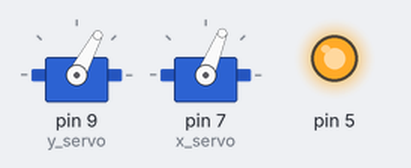
A sketch run on a simulated Arduino Uno, built with avr-gcc and run on an emulated ATmega328P. Shown: 2 × servo, output pins drawn as LEDs (lit = HIGH). Random numbers use the default seed unless the sketch sets one.

Above: at 0.3 s.
At 8.0 s:
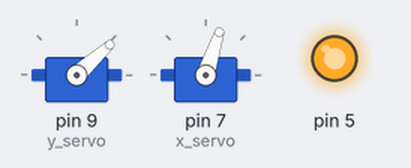
At 13.7 s:
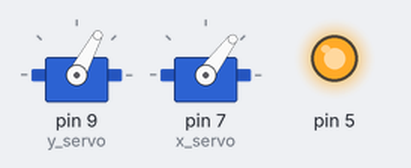
At 33.5 s:
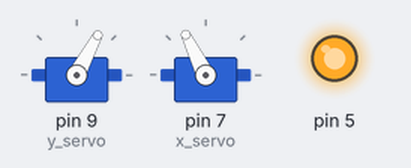
Timing chart, 0 to 38.6 s (numbered marks = the images above):
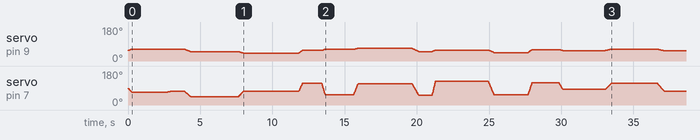

The sketch:

laser_cat.ino
```cpp
#include <Servo.h>

/* YOU CAN CUSTOM THESE VARIABLES IF YOU WANT TO ALTER THE TOWER BEHAVIOUR */

// X servo angle will stay in [min_x, max_x] range
// Y servo angle will stay in [min_y, max_y] range
// to be ajsuted to the size of your living room

float min_x = 40;
float max_x = 140;
float min_y = 40;
float max_y = 70;
int min_freeze = 800;
int max_freeze = 4000;
float minimal_movement = 5;
int testmode = 0; // uncomment for testing
/* YOU SHOULD NOT HAVE TO MODIFY THE CODE BELOW THIS LINE */

// finding center of square for starting point
int random_delay;
float x_position = min_x + (max_x - min_x)/2;
float y_position = min_y + (max_y - min_y)/2;
float x_old_position = x_position;
float y_old_position = y_position;
float x_new_position;
float y_new_position;
float x_speed;
float y_speed;
int movement_time;

// Instantiating two servos
Servo x_servo;
Servo y_servo;
int pos = 0;

void setup() {
  Serial.begin(9600);
  y_servo.attach(9);  // attaches the y servo on pin 9 to the servo object
  x_servo.attach(7);  // attaches the x servo on pin 7 to the servo object
  pinMode (5, OUTPUT);
  digitalWrite (5, HIGH);  // switch on  the laser

  //Place the servos in the center at the beginning
  y_servo.write(y_position);
  x_servo.write(x_position);

  if (testmode > 0) {
    for(int i=10; i<(180); i++) {
      x_servo.write(i);
      Serial.print("X=");
      Serial.println(i);
      delay(100);
    }
    x_servo.write(x_position);
    for(int i=10; i<(180); i++) {
      y_servo.write(i);
      Serial.print("Y=");
      Serial.println(i);
      delay(100);
    }
  }
}

void loop() {

  movement_time = random(20,50);
  random_delay = random(min_freeze, max_freeze);
  x_new_position = random(min_x+minimal_movement, max_x-minimal_movement);
  y_new_position = random(min_y+minimal_movement, max_y-minimal_movement);

  if( (y_new_position > y_old_position) && (abs(y_new_position - y_old_position) < 5 )) {
    y_new_position = y_new_position + minimal_movement;
  }  else if ( (y_new_position < y_old_position) && (abs(y_new_position - y_old_position) < 5 )) {
    y_new_position = y_new_position - minimal_movement;
  }

  if( (x_new_position > x_old_position) && (abs(x_new_position - x_old_position) < 5 )) {
    x_new_position = x_new_position + minimal_movement;
  }  else if ( (x_new_position < x_old_position) && (abs(x_new_position - x_old_position) < 5 )) {
    x_new_position = x_new_position - minimal_movement;
  }

  x_speed = (x_new_position - x_old_position)/movement_time;
  y_speed = (y_new_position - y_old_position)/movement_time;

  for (pos = 0; pos < movement_time; pos += 1) {
      x_position = x_position + x_speed;
      y_position = y_position + y_speed;
      x_servo.write(x_position);
      y_servo.write(y_position);
    delay(10);
  }
  x_old_position = x_new_position;
  y_old_position = y_new_position;
  delay(random_delay);


}
```
